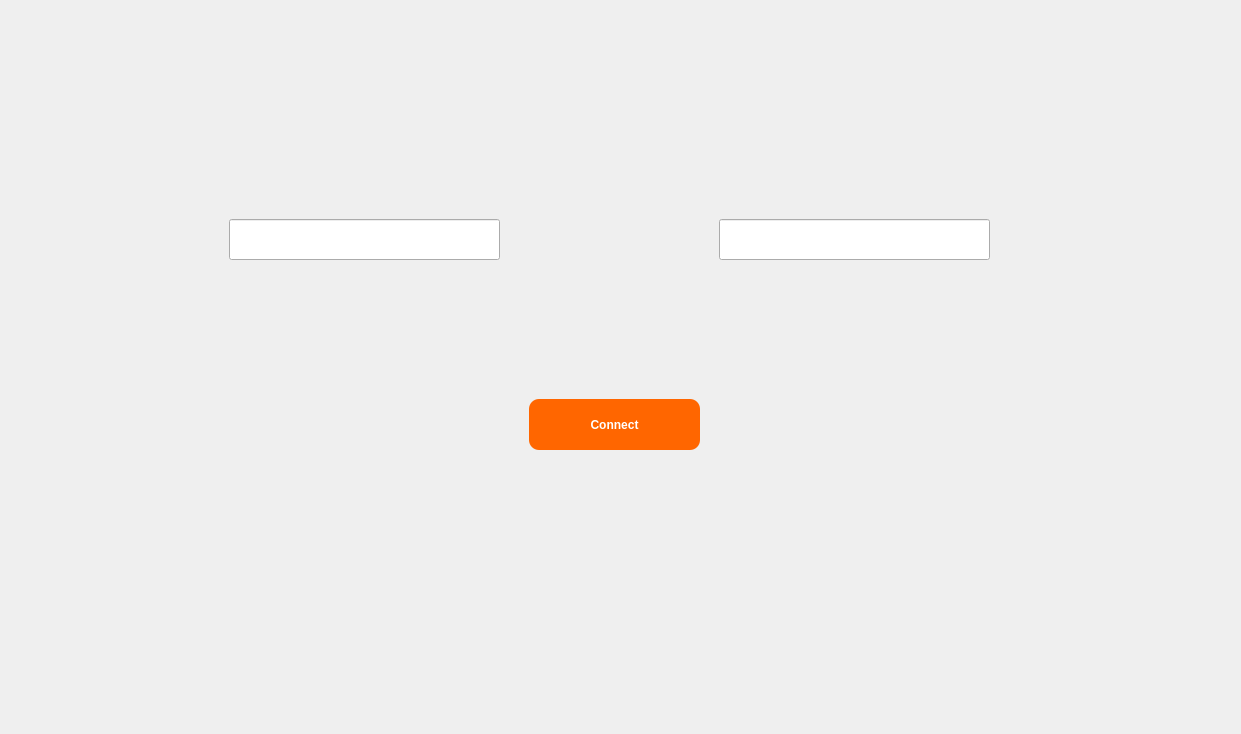
<?xml version="1.0" encoding="UTF-8"?>
<ui version="4.0">
 <class>Lobby</class>
 <widget class="QMainWindow" name="Lobby">
  <property name="geometry">
   <rect>
    <x>0</x>
    <y>0</y>
    <width>1241</width>
    <height>734</height>
   </rect>
  </property>
  <property name="windowTitle">
   <string>Need for Speed - Lobby</string>
  </property>
  <widget class="QWidget" name="centralwidget">
   <layout class="QVBoxLayout" name="verticalLayout">
    <item>
     <widget class="QStackedWidget" name="stackedWidget">
      <property name="layoutDirection">
       <enum>Qt::LeftToRight</enum>
      </property>
      <property name="styleSheet">
       <string notr="true">QPushButton {
    background-color: #ff6600;   /* color base */
    color: white;
    font-weight: bold;
    border: none;
    border-radius: 10px;         /* podés ajustar el radio si querés redondeado */
    padding: 8px;
}

QPushButton:hover {
    background-color: #ff8800;   /* color al pasar el mouse */
}
</string>
      </property>
      <widget class="QWidget" name="page_connection">
       <widget class="QLineEdit" name="hostInput">
        <property name="geometry">
         <rect>
          <x>220</x>
          <y>210</y>
          <width>271</width>
          <height>41</height>
         </rect>
        </property>
       </widget>
       <widget class="QLineEdit" name="portInput">
        <property name="geometry">
         <rect>
          <x>710</x>
          <y>210</y>
          <width>271</width>
          <height>41</height>
         </rect>
        </property>
       </widget>
       <widget class="QPushButton" name="connectButton">
        <property name="geometry">
         <rect>
          <x>520</x>
          <y>390</y>
          <width>171</width>
          <height>51</height>
         </rect>
        </property>
        <property name="text">
         <string>Connect</string>
        </property>
       </widget>
      </widget>
      <widget class="QWidget" name="page_username">
       <widget class="QFrame" name="backgorund">
        <property name="geometry">
         <rect>
          <x>350</x>
          <y>189</y>
          <width>500</width>
          <height>321</height>
         </rect>
        </property>
        <property name="styleSheet">
         <string notr="true">
    QFrame {
        background-color: rgba(0, 0, 0, 0.5);
        border: 2px solid #ff6600;
        border-radius: 20px;
    }
    QLabel {
        color: white;
        font-family: 'Tektur';
        font-size: 20px;
        font-weight: bold;
    }
    QLineEdit {
        background: rgba(255,255,255,0.1);
        color: white;
        border: 2px solid #ff6600;
        border-radius: 10px;
        padding: 8px;
        font-family: 'Tektur';
        font-size: 17px;
    }
    QLineEdit::placeholder {
        color: rgba(255,255,255,180);
        font-style: italic;
    }
    QPushButton {
        background-color: #ff6600;
        color: white;
        border: none;
        border-radius: 10px;
        padding: 10px 20px;
        font-family: 'Tektur';
        font-size: 16px;
        font-weight: bold;
    }
    QPushButton:hover { background-color: #ffa31a; }
    QPushButton:pressed { background-color: #cc5200; }
         </string>
        </property>
        <widget class="QLineEdit" name="input_username">
         <property name="geometry">
          <rect>
           <x>90</x>
           <y>90</y>
           <width>321</width>
           <height>41</height>
          </rect>
         </property>
         <property name="text">
          <string/>
         </property>
         <property name="placeholderText">
          <string>Enter your username</string>
         </property>
        </widget>
        <widget class="QPushButton" name="btnConfirmUsername">
         <property name="geometry">
          <rect>
           <x>140</x>
           <y>190</y>
           <width>211</width>
           <height>45</height>
          </rect>
         </property>
         <property name="text">
          <string>Confirm username</string>
         </property>
        </widget>
       </widget>
      </widget>
      <widget class="QWidget" name="page_rooms">
       <property name="styleSheet">
        <string notr="true">
QWidget {
    background-color: rgba(0, 0, 0, 0.5);
    border-radius: 10px;
}
QLabel {
    color: white;
    font-family: 'Tektur';
    font-size: 22px;
    font-weight: bold;
}
QListWidget {
    background-color: rgba(255,255,255,0.1);
    border-radius: 10px;
    color: white;
    font-family: 'Tektur';
    font-size: 16px;
}
QPushButton {
    background-color: #ff6600;
    color: white;
    border: none;
    border-radius: 10px;
    padding: 10px 20px;
    font-family: 'Tektur';
    font-size: 16px;
    font-weight: bold;
}
QPushButton:hover { background-color: #ffa31a; }
QPushButton:pressed { background-color: #cc5200; }
  </string>
       </property>
       <widget class="QLabel" name="labelRoomsTitle">
        <property name="geometry">
         <rect>
          <x>470</x>
          <y>100</y>
          <width>300</width>
          <height>40</height>
         </rect>
        </property>
        <property name="text">
         <string>Available Rooms</string>
        </property>
        <property name="alignment">
         <set>Qt::AlignCenter</set>
        </property>
       </widget>
       <widget class="QListWidget" name="listRooms">
        <property name="geometry">
         <rect>
          <x>370</x>
          <y>160</y>
          <width>500</width>
          <height>320</height>
         </rect>
        </property>
       </widget>
       <widget class="QPushButton" name="btnPrevRooms">
        <property name="geometry">
         <rect>
          <x>410</x>
          <y>500</y>
          <width>120</width>
          <height>40</height>
         </rect>
        </property>
        <property name="text">
         <string>&lt; Prev</string>
        </property>
       </widget>
       <widget class="QLabel" name="labelPageInfo">
        <property name="geometry">
         <rect>
          <x>560</x>
          <y>500</y>
          <width>120</width>
          <height>40</height>
         </rect>
        </property>
        <property name="text">
         <string>Page 1 / 1</string>
        </property>
        <property name="alignment">
         <set>Qt::AlignCenter</set>
        </property>
       </widget>
       <widget class="QPushButton" name="btnNextRooms">
        <property name="geometry">
         <rect>
          <x>710</x>
          <y>500</y>
          <width>120</width>
          <height>40</height>
         </rect>
        </property>
        <property name="text">
         <string>Next &gt;</string>
        </property>
       </widget>
       <widget class="QPushButton" name="btnContinueRooms">
        <property name="geometry">
         <rect>
          <x>530</x>
          <y>560</y>
          <width>180</width>
          <height>45</height>
         </rect>
        </property>
        <property name="text">
         <string>Continue</string>
        </property>
       </widget>
      </widget>
      <widget class="QWidget" name="page_menu">
       <widget class="QPushButton" name="btnCreate">
        <property name="geometry">
         <rect>
          <x>480</x>
          <y>260</y>
          <width>251</width>
          <height>61</height>
         </rect>
        </property>
        <property name="text">
         <string>Create Game</string>
        </property>
       </widget>
       <widget class="QPushButton" name="btnJoin">
        <property name="geometry">
         <rect>
          <x>480</x>
          <y>360</y>
          <width>251</width>
          <height>61</height>
         </rect>
        </property>
        <property name="text">
         <string>Join Game</string>
        </property>
       </widget>
      </widget>
      <widget class="QWidget" name="page_create">
       <property name="styleSheet">
        <string notr="true">
         QWidget {
            background-color: rgba(0, 0, 0, 0.5);
            border-radius: 10px;
         }
         QLabel {
            color: white;
            font-family: 'Tektur';
            font-size: 18px;
            font-weight: bold;
         }
         QPushButton {
            background-color: #ff6600;
            color: white;
            border: none;
            border-radius: 10px;
            padding: 10px 20px;
            font-family: 'Tektur';
            font-size: 16px;
            font-weight: bold;
         }
         QPushButton:hover { background-color: #ffa31a; }
         QPushButton:pressed { background-color: #cc5200; }
        </string>
       </property>
       <widget class="QLabel" name="labelCode">
        <property name="geometry">
         <rect>
          <x>490</x>
          <y>150</y>
          <width>250</width>
          <height>41</height>
         </rect>
        </property>
        <property name="text">
         <string>Room code:</string>
        </property>
        <property name="alignment">
         <set>Qt::AlignCenter</set>
        </property>
       </widget>
       <widget class="QLabel" name="labelCreateInfo">
        <property name="geometry">
         <rect>
          <x>310</x>
          <y>219</y>
          <width>611</width>
          <height>51</height>
         </rect>
        </property>
        <property name="text">
         <string/>
        </property>
        <property name="alignment">
         <set>Qt::AlignCenter</set>
        </property>
       </widget>
       <widget class="QPushButton" name="btnContinue">
        <property name="geometry">
         <rect>
          <x>520</x>
          <y>450</y>
          <width>180</width>
          <height>45</height>
         </rect>
        </property>
        <property name="text">
         <string>Continue</string>
        </property>
       </widget>
       <widget class="QComboBox" name="comboMaxPlayers">
        <property name="geometry">
         <rect>
          <x>470</x>
          <y>360</y>
          <width>291</width>
          <height>41</height>
         </rect>
        </property>
        <property name="maxVisibleItems">
         <number>6</number>
        </property>
        <item>
         <property name="text">
          <string/>
         </property>
        </item>
        <item>
         <property name="text">
          <string>2</string>
         </property>
        </item>
        <item>
         <property name="text">
          <string>3</string>
         </property>
        </item>
        <item>
         <property name="text">
          <string>4</string>
         </property>
        </item>
        <item>
         <property name="text">
          <string>5</string>
         </property>
        </item>
        <item>
         <property name="text">
          <string>6</string>
         </property>
        </item>
        <item>
         <property name="text">
          <string>7</string>
         </property>
        </item>
        <item>
         <property name="text">
          <string>8</string>
         </property>
        </item>
       </widget>
       <widget class="QLabel" name="labelPlayersTitle">
        <property name="geometry">
         <rect>
          <x>490</x>
          <y>300</y>
          <width>250</width>
          <height>41</height>
         </rect>
        </property>
        <property name="text">
         <string>How many players?</string>
        </property>
        <property name="alignment">
         <set>Qt::AlignCenter</set>
        </property>
       </widget>
      </widget>
      <widget class="QWidget" name="page_join">
       <widget class="QFrame" name="frameJoin">
        <property name="geometry">
         <rect>
          <x>370</x>
          <y>120</y>
          <width>500</width>
          <height>400</height>
         </rect>
        </property>
        <property name="styleSheet">
         <string notr="true">
    QFrame {
        background-color: rgba(0, 0, 0, 0.5);
        border: 2px solid #ff6600;
        border-radius: 20px;
    }
    QLabel {
        color: white;
        font-family: 'Tektur';
        font-size: 20px;
        font-weight: bold;
    }
    QLineEdit {
        background: rgba(255,255,255,0.1);
        color: white;
        border: 2px solid #ff6600;
        border-radius: 10px;
        padding: 8px;
        font-family: 'Tektur';
        font-size: 17px;
    }
    QLineEdit::placeholder {
        color: rgba(255,255,255,180);
        font-style: italic;
    }
    QPushButton {
        background-color: #ff6600;
        color: white;
        border: none;
        border-radius: 10px;
        padding: 10px 20px;
        font-family: 'Tektur';
        font-size: 16px;
        font-weight: bold;
    }
    QPushButton:hover { background-color: #ffa31a; }
    QPushButton:pressed { background-color: #cc5200; }
         </string>
        </property>
        <widget class="QLabel" name="labelJoinTitle">
         <property name="geometry">
          <rect>
           <x>150</x>
           <y>40</y>
           <width>200</width>
           <height>40</height>
          </rect>
         </property>
         <property name="text">
          <string>Join Game</string>
         </property>
         <property name="alignment">
          <set>Qt::AlignCenter</set>
         </property>
        </widget>
        <widget class="QLineEdit" name="inputCode">
         <property name="geometry">
          <rect>
           <x>125</x>
           <y>120</y>
           <width>250</width>
           <height>41</height>
          </rect>
         </property>
         <property name="placeholderText">
          <string>Enter room code</string>
         </property>
        </widget>
        <widget class="QPushButton" name="btnConfirmJoin">
         <property name="geometry">
          <rect>
           <x>160</x>
           <y>200</y>
           <width>180</width>
           <height>45</height>
          </rect>
         </property>
         <property name="text">
          <string>Join</string>
         </property>
        </widget>
        <widget class="QPushButton" name="btnBackJoin">
         <property name="geometry">
          <rect>
           <x>160</x>
           <y>260</y>
           <width>180</width>
           <height>45</height>
          </rect>
         </property>
         <property name="text">
          <string>Back</string>
         </property>
        </widget>
       </widget>
      </widget>
      <widget class="QWidget" name="page_wait">
       <widget class="QFrame" name="frameWait">
        <property name="geometry">
         <rect>
          <x>370</x>
          <y>90</y>
          <width>500</width>
          <height>541</height>
         </rect>
        </property>
        <property name="styleSheet">
         <string notr="true">
         QFrame {
             background-color: rgba(0, 0, 0, 0.6);
             border: 2px solid #ff6600;
             border-radius: 20px;
         }
         QLabel {
             color: white;
             font-family: 'Tektur';
             font-size: 20px;
             font-weight: bold;
         }
         QListWidget {
             background-color: rgba(255,255,255,0.1);
             border-radius: 10px;
             color: white;
             font-family: 'Tektur';
             font-size: 16px;
         }
         QPushButton {
             background-color: #ff6600;
             color: white;
             border: none;
             border-radius: 10px;
             padding: 10px 20px;
             font-family: 'Tektur';
             font-size: 16px;
             font-weight: bold;
         }
         QPushButton:hover { background-color: #ffa31a; }
         QPushButton:pressed { background-color: #cc5200; }
         </string>
        </property>
        <widget class="QLabel" name="labelRoomCode">
         <property name="geometry">
          <rect>
           <x>60</x>
           <y>50</y>
           <width>381</width>
           <height>41</height>
          </rect>
         </property>
         <property name="styleSheet">
          <string notr="true">QLabel {
    background-color: rgba(0, 0, 0, 150);   /* color de fondo */
    color: white;                  /* color del texto */
    border: 2px solid #ff6600    /* borde naranja */
    border-radius: 0px;            /* sin esquinas redondeadas */
    padding: 5px;
    font-weight: bold;
}
</string>
         </property>
         <property name="text">
          <string>ROOM CODE: </string>
         </property>
         <property name="alignment">
          <set>Qt::AlignCenter</set>
         </property>
        </widget>
        <widget class="QListWidget" name="listPlayers">
         <property name="geometry">
          <rect>
           <x>100</x>
           <y>220</y>
           <width>300</width>
           <height>200</height>
          </rect>
         </property>
        </widget>
        <widget class="QPushButton" name="btnStartGame">
         <property name="geometry">
          <rect>
           <x>70</x>
           <y>450</y>
           <width>180</width>
           <height>45</height>
          </rect>
         </property>
         <property name="text">
          <string>Start Game</string>
         </property>
        </widget>
        <widget class="QPushButton" name="btnRefresh">
         <property name="geometry">
          <rect>
           <x>270</x>
           <y>450</y>
           <width>161</width>
           <height>45</height>
          </rect>
         </property>
         <property name="text">
          <string>Refresh </string>
         </property>
        </widget>
        <widget class="QLabel" name="labelLobbyStatus">
         <property name="geometry">
          <rect>
           <x>160</x>
           <y>100</y>
           <width>181</width>
           <height>40</height>
          </rect>
         </property>
         <property name="styleSheet">
          <string notr="true">QLabel {
    background: transparent;
    border: none;
    color: white;   /* o el color que prefieras */
    font-weight: bold;
}
</string>
         </property>
         <property name="text">
          <string>Players 1/8</string>
         </property>
         <property name="alignment">
          <set>Qt::AlignCenter</set>
         </property>
        </widget>
        <widget class="QPushButton" name="btnChooseCar">
         <property name="geometry">
          <rect>
           <x>100</x>
           <y>150</y>
           <width>301</width>
           <height>45</height>
          </rect>
         </property>
         <property name="styleSheet">
          <string notr="true">#btnChooseCar {
    background-color: #053356; /* azul retro */
    color: #faf2b7;
    font-weight: bold;
    border: 2px solid #1cd3dc; /* borde oscuro para contraste */
    border-radius: 8px;
    padding: 8px 16px;
    font-size: 18px;
}

#btnChooseCar:hover {
	color: #053356;
	font-weight: bold;
    background-color: #00BFFF; /* azul eléctrico */
}

#btnChooseCar:pressed {
    background-color: #137ec2;
}
</string>
         </property>
         <property name="text">
          <string>Choose you car</string>
         </property>
        </widget>
       </widget>
      </widget>
      <widget class="QWidget" name="page_car">
       <widget class="QPushButton" name="btnBackToLobby">
        <property name="geometry">
         <rect>
          <x>510</x>
          <y>520</y>
          <width>171</width>
          <height>51</height>
         </rect>
        </property>
        <property name="styleSheet">
         <string notr="true">#btnBackToLobby {
    background-color: #053356; /* azul retro */
    color: #faf2b7;
    font-weight: bold;
    border: 2px solid #1cd3dc; /* borde oscuro para contraste */
    border-radius: 8px;
    padding: 8px 16px;
    font-size: 18px;
}

#btnChooseCar:hover {
	color: #053356;
	font-weight: bold;
    background-color: #00BFFF; /* azul eléctrico */
}

#btnChooseCar:pressed {
    background-color: #137ec2;
}
</string>
        </property>
        <property name="text">
         <string>Select this car</string>
        </property>
       </widget>
       <widget class="QLabel" name="textSelect">
        <property name="geometry">
         <rect>
          <x>279</x>
          <y>120</y>
          <width>691</width>
          <height>41</height>
         </rect>
        </property>
        <property name="text">
         <string/>
        </property>
        <property name="alignment">
         <set>Qt::AlignCenter</set>
        </property>
       </widget>
       <widget class="QCommandLinkButton" name="btnNextCar">
        <property name="geometry">
         <rect>
          <x>850</x>
          <y>320</y>
          <width>41</width>
          <height>41</height>
         </rect>
        </property>
        <property name="text">
         <string/>
        </property>
       </widget>
       <widget class="QCommandLinkButton" name="btnPrevCar">
        <property name="geometry">
         <rect>
          <x>320</x>
          <y>320</y>
          <width>41</width>
          <height>41</height>
         </rect>
        </property>
        <property name="layoutDirection">
         <enum>Qt::RightToLeft</enum>
        </property>
        <property name="text">
         <string/>
        </property>
       </widget>
       <widget class="QLabel" name="labelCreateInfo_2">
        <property name="geometry">
         <rect>
          <x>300</x>
          <y>140</y>
          <width>611</width>
          <height>61</height>
         </rect>
        </property>
        <property name="styleSheet">
         <string notr="true">QLabel {
    background-color: #222222;     /* gris oscuro de fondo */
    color: white;                  /* texto blanco */
    border: 3px solid #00ffff;             /* cian neón */
    border-radius: 20px;           /* bordes redondeados */
    font-weight: bold;             /* negrita */
    font-size: 20px;
    padding: 6px 20px;             /* margen interno */
    qproperty-alignment: 'AlignCenter';  /* centra el texto */
}

</string>
        </property>
        <property name="text">
         <string>The best exciting moment: Select your car!</string>
        </property>
        <property name="alignment">
         <set>Qt::AlignCenter</set>
        </property>
       </widget>
       <widget class="QLabel" name="labelCarImage">
        <property name="geometry">
         <rect>
          <x>360</x>
          <y>210</y>
          <width>491</width>
          <height>301</height>
         </rect>
        </property>
        <property name="styleSheet">
         <string notr="true">#labelCarImage {
    background-color: rgba(0, 0, 0, 130);
    border: 3px solid #00ffff;             /* cian neón */
    border-radius: 15px;
    padding: 8px;
}

#labelCarName {
    color: #00ffff;
    font-weight: bold;
    font-family: &quot;Tektur SemiBold&quot;;
    background-color: transparent;
    text-align: center;
    font-size: 18px;
}
</string>
        </property>
        <property name="text">
         <string/>
        </property>
        <property name="textFormat">
         <enum>Qt::MarkdownText</enum>
        </property>
        <property name="alignment">
         <set>Qt::AlignCenter</set>
        </property>
       </widget>
      </widget>
     </widget>
    </item>
   </layout>
  </widget>
 </widget>
 <resources/>
 <connections/>
</ui>
